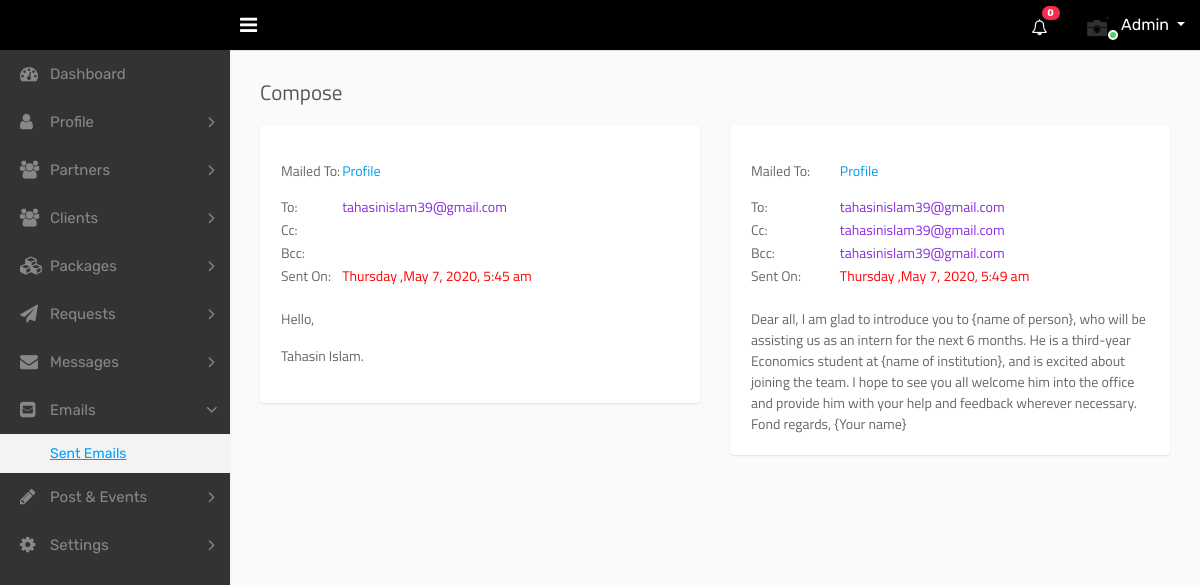
/dashboard/admin/email-sent.php (signed in), run on the app's committed database.
### tables this page shows
CREATE TABLE `emails` (
  `id` int(11) NOT NULL,
  `email_id` varchar(100) NOT NULL,
  `email_to` varchar(100) NOT NULL,
  `address` varchar(255) NOT NULL,
  `cc` text NOT NULL,
  `bcc` text NOT NULL,
  `subject` text NOT NULL,
  `message` text NOT NULL,
  `sent_on` varchar(100) DEFAULT NULL,
  `is_sent` tinyint(1) NOT NULL DEFAULT 0,
  `is_drafted` tinyint(1) NOT NULL DEFAULT 0,
  `craeted_at` datetime NOT NULL DEFAULT current_timestamp(),
  `updated_at` timestamp NOT NULL DEFAULT current_timestamp() ON UPDATE current_timestamp()
);

### dashboard/admin/server/Admin.php (called while the page is built, shortened)
<?php
class Admin
{
    private $conn;
    public function __construct()
    {
        $this->conn = new mysqli('localhost', 'root', '', 'dams');
    }
    public function adminData()
    {
        $adminid = $_SESSION['admin_id'];
        $sql = "SELECT *FROM admin WHERE admin_id = '$adminid' AND type='admin'";
        $result = $this->conn->query($sql);
        return $result;
    }
    public function view_emails()
    {
        $sql = "SELECT * FROM `emails` WHERE is_sent = 1";
        $result = $this->conn->query($sql);
        return $result;
    }
    public function total_notification()
    {
        $query = "SELECT COUNT(id) FROM `notifications` WHERE notification_to = 'admin' AND is_seen = 0";
        $result = mysqli_query($this->conn, $query);
        $rows = mysqli_fetch_row($result);
        $count = $rows[0];
        return $count;
    }
}

### dashboard/admin/email-sent.php (the view, shortened to what this page needs)
<?php
require_once './server/Admin.php';
$server = new Admin();
$result = $server->adminData();
$emails = $server->view_emails();
?>
<!DOCTYPE html>
<html lang="en">
<head>
    <?php
    include './parts/css-links.php';
    ?>
</head>
<body>
<div class="main-wrapper">
    <?php while ($row = $result->fetch_assoc()) { ?>
        <?php include './parts/top-nav.php'; ?>
        <?php include './parts/side-nav.php'; ?>
    <?php } ?>
    <div class="page-wrapper">
        <div class="content">
            <div class="row">
                <div class="col-sm-12">
                    <h4 class="page-title">Compose &emsp;</h4>
                </div>
            </div>
            <div class="row">
                <?php if ($emails->num_rows > 0) {
                    while ($data = $emails->fetch_assoc()) {
                        ?>
                        <div class="col-sm-6">
                            <div class="dash-widget">
                                <table>
                                    <tr style="height: 50px">
                                        <td>Mailed To:</td>
                                        <td style="color:blue">
                                            <a href="partner-profile.php?partner_id=<?= $data['email_to'] ?>"
                                               class="">Profile</a>
                                        </td>
                                    </tr>
                                    <tr>
                                        <td>To:</td>
                                        <td style="color: blueviolet"><?= $data['address'] ?></td>
                                    </tr>
                                    <tr>
                                        <td>Cc:</td>
                                        <td style="color: blueviolet"><?= $data['cc'] ?></td>
                                    </tr>
                                    <tr>
                                        <td>Bcc:</td>
                                        <td style="color: blueviolet"><?= $data['bcc'] ?></td>
                                    </tr>
                                    <tr>
                                        <td>Sent On:</td>
                                        <td style="color:red"> <?= $data['sent_on'] ?></td>
                                    </tr>
                                    <tr>
                                        <td style="height:20px"></td>
                                    </tr>
                                    <tr>
                                        <td colspan="2">
                                            <?= $data['message'] ?>
                                        </td>
                                    </tr>
                                </table>
                            </div>
                        </div>
                    <?php }
                } ?>
            </div>
        </div>
    </div>
</div>
</body>
</html>

### dashboard/admin/parts/top-nav.php (shortened to what this page needs)
<div class="header" style="background-color: black">
    <div class="header-left">
        <a href="index.html" class="logo">
        </a>
    </div>
    <a id="toggle_btn" href="javascript:void(0);"><i class="fa fa-bars"></i></a>
    <ul class="nav user-menu float-right">
        <li class="nav-item dropdown d-none d-sm-block">
            <a href="#" class="dropdown-toggle nav-link" data-toggle="dropdown"><i class="fa fa-bell-o"></i> <span class="badge badge-pill bg-danger float-right"><div id="notification_count"><?php echo $server->total_notification(); ?></div></span></a>
        </li>
        <li class="nav-item dropdown has-arrow">
            <a href="#" class="dropdown-toggle nav-link user-link" data-toggle="dropdown">
                <span class="user-img">
                    <img class="rounded-circle" style="height: 40px;width: 40px" src="<?php echo $row['propic'] ?>" onerror="this.onerror=null; this.src='assets/img/user.jpg'" width="24" alt="">
                    <span class="status online"></span>
                </span>
                <span>Admin</span>
            </a>
        </li>
    </ul>
</div>

### dashboard/admin/parts/side-nav.php (shortened to what this page needs)
<?php $url = basename($_SERVER['REQUEST_URI'], '?' . $_SERVER['QUERY_STRING']); ?>
<div class="sidebar" id="sidebar" style="background-color: #333333;color:white">
    <div class="sidebar-inner slimscroll">
        <div id="sidebar-menu" class="sidebar-menu">
            <ul>
                <li class="<?php
                if ($url == 'index.php') {
                    echo 'active';
                }
                ?>">
                    <a href="index.php"><i class="fa fa-dashboard"></i> <span>Dashboard</span></a>
                </li>
                <li class="submenu">
                    <a href="#"><i class="fa fa-user"></i> <span> Profile </span> <span class="menu-arrow"></span></a>
                </li>
                <li class="submenu">
                    <a href="#"><i class="fa fa-users"></i> <span> Partners </span> <span class="menu-arrow"></span></a>
                </li>
                <li class="submenu">
                    <a href="#"><i class="fa fa-users"></i> <span> Clients </span> <span class="menu-arrow"></span></a>
                </li>
                <li class="submenu">
                    <a href="#"><i class="fa fa-cubes"></i> <span>Packages</span> <span class="menu-arrow"></span></a>
                </li>
                <li class="submenu">
                    <a href="#"><i class="fa fa-paper-plane"></i> <span> Requests </span> <span
                                class="menu-arrow"></span></a>
                </li>
                <li class="submenu">
                    <a href="#"><i class="fa fa-envelope"></i> <span> Messages </span> <span
                                class="menu-arrow"></span></a>
                </li>
                <li class="submenu">
                    <a href="#"><i class="fa fa-envelope-square"></i> <span> Emails </span> <span
                                class="menu-arrow"></span></a>
                    <ul style="display: none;">
                        <li><a href="email-sent.php" class="<?php
                            if ($url == 'email-sent.php') {
                                echo 'active';
                            }
                            ?>">Sent Emails</a></li>
                    </ul>
                </li>
                <li class="submenu">
                    <a href="#"><i class="fa fa-pencil"></i> <span> Post & Events </span> <span
                                class="menu-arrow"></span></a>
                </li>
                <li>
                    <a href="#"><i class="fa fa-cog"></i> <span>Settings</span> <span
                            class="menu-arrow"></span></a>
                </li>
            </ul>
        </div>
    </div>
</div>

### dashboard/admin/parts/css-links.php (style rules this page uses)
html { overflow: scroll; overflow-x: hidden; }
.content { font-family: 'Titillium Web', sans-serif; }

### data on the page
emails: address "tahasinislam39@gmail.com", sent_on "Thursday ,May 7, 2020, 5:45 am", message "Hello, Tahasin Islam."
emails: address "tahasinislam39@gmail.com", cc "tahasinislam39@gmail.com", bcc "tahasinislam39@gmail.com", sent_on "Thursday ,May 7, 2020, 5:49 am", message "Dear all, I am glad to introduce you to {name of person}, who will be assisting us as an intern for the next 6 months. He is a third-year Economics student at {name of institution}, and is excited about joining the team. I hope to see you all welcome him into the office and provide him with your help and feedback wherever necessary. Fond regards, {Your name}"

### other printed values
$server->total_notification() "0"
